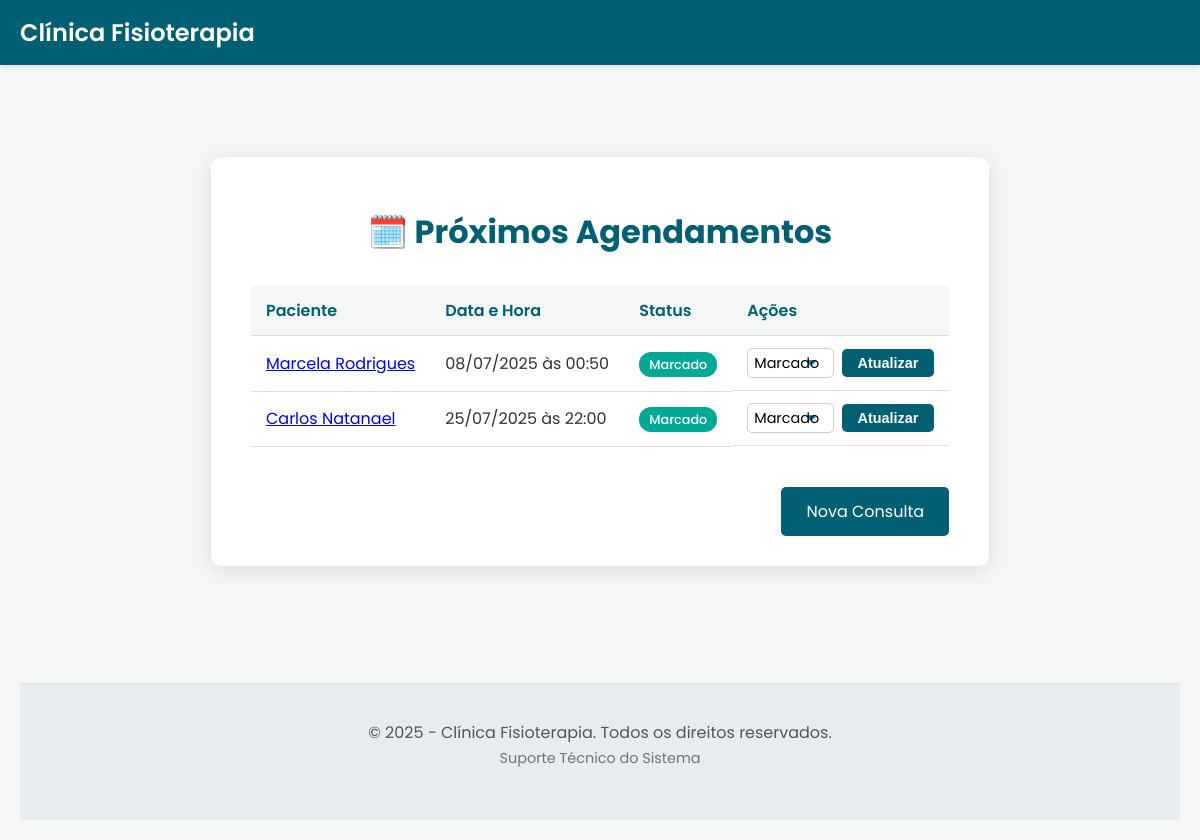
Page /agendamentos on the earlier database version.
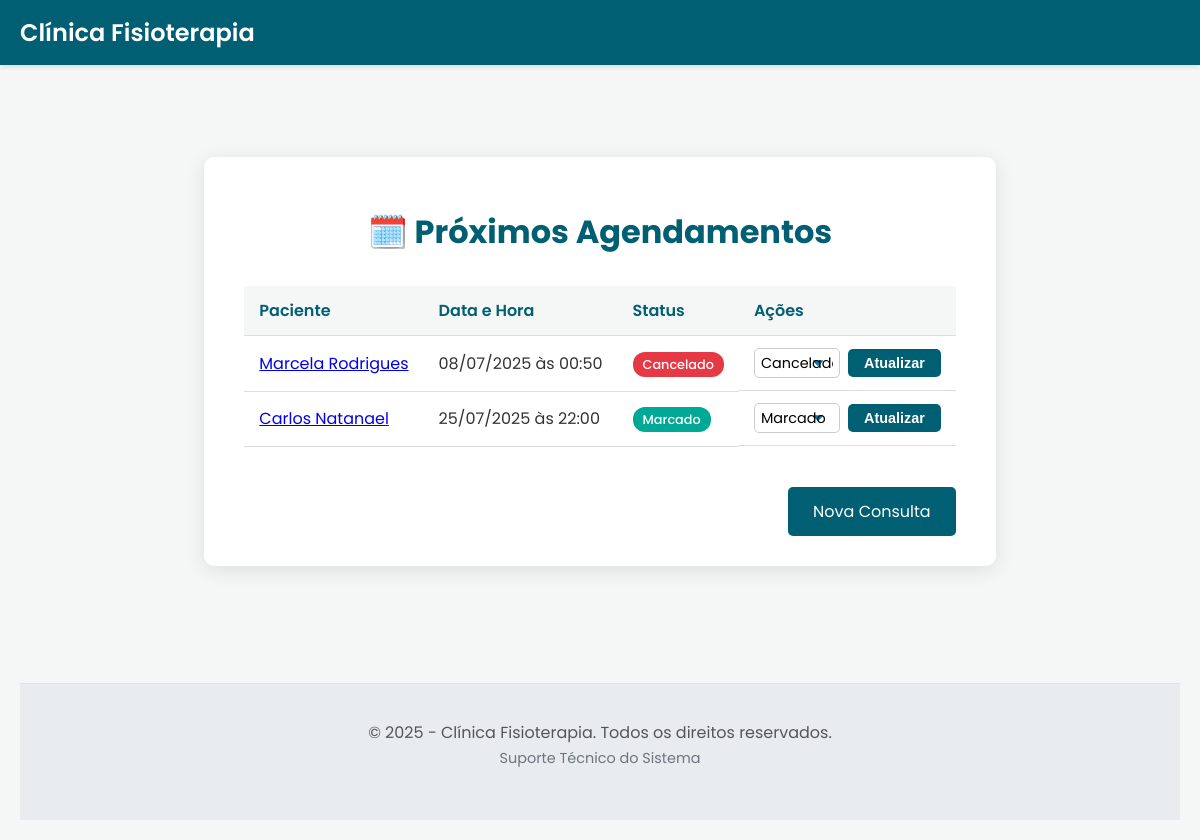
Same page on the later database version.
### tables this page shows
CREATE TABLE agendamentos (
        id INTEGER PRIMARY KEY AUTOINCREMENT,
        paciente_id INTEGER NOT NULL,
        data_hora TEXT NOT NULL,
        status TEXT NOT NULL,
        FOREIGN KEY (paciente_id) REFERENCES pacientes (id) ON DELETE CASCADE
    );

CREATE TABLE pacientes (
        id INTEGER PRIMARY KEY AUTOINCREMENT,
        nome TEXT NOT NULL,
        data_nascimento TEXT NOT NULL,
        email TEXT NOT NULL,
        telefone TEXT NOT NULL,
        endereco TEXT,
        plano_saude TEXT,
        data_cadastro TIMESTAMP DEFAULT CURRENT_TIMESTAMP
    );

### app.py (the view)
@app.route('/agendamentos')
def ver_agendamentos():
    db = get_db()
    query = """
        SELECT
            agendamentos.id,
            agendamentos.data_hora,
            agendamentos.status,
            pacientes.id as paciente_id,
            pacientes.nome as paciente_nome
        FROM agendamentos
        JOIN pacientes ON agendamentos.paciente_id = pacientes.id
        ORDER BY agendamentos.data_hora
    """
    agendamentos = db.execute(query).fetchall()
    agendamentos_formatados = []
    for ag in agendamentos:
        agendamento_dict = dict(ag) # Converte a Row para um dicionário
        agendamento_dict['data_hora_formatada'] = datetime.fromisoformat(ag['data_hora']).strftime('%d/%m/%Y às %H:%M')
        agendamentos_formatados.append(agendamento_dict)
    return render_template('agendamentos.html', agendamentos=agendamentos_formatados)

### app.py (called while the page is built)
def get_db():
    db = getattr(g, '_database', None)
    if db is None:
        db = g._database = sqlite3.connect(DATABASE)
        db.row_factory = sqlite3.Row
    return db

@app.teardown_appcontext
def close_connection(exception):
    db = getattr(g, '_database', None)
    if db is not None:
        db.close()

### templates/agendamentos.html (shortened to what this page needs)
{% extends "base.html" %}
{% block content %}
<div class="container-large">
    <h1>🗓️ Próximos Agendamentos</h1>
    <div class="table-wrapper">
        <table>
            <thead>
                <tr>
                    <th>Paciente</th>
                    <th>Data e Hora</th>
                    <th>Status</th>
                    <th>Ações</th>
                </tr>
            </thead>
            <tbody>
                {% for agendamento in agendamentos %}
                <tr>
                    <td>
                        <a href="{{ url_for('ver_paciente', id=agendamento['paciente_id']) }}">{{ agendamento['paciente_nome'] }}</a>
                    </td>
                    <td>{{ agendamento['data_hora_formatada'] }}</td>
                    <td>
                        <span class="status-badge status-{{ agendamento['status'] | lower }}">{{ agendamento['status'] }}</span>
                    </td>
                    <td class="actions">
                        <form class="status-form" action="{{ url_for('atualizar_status_agendamento', id=agendamento['id']) }}" method="post">
                            <select name="status">
                                <option value="Marcado" {% if agendamento['status'] == 'Marcado' %}selected{% endif %}>Marcado</option>
                                <option value="Cancelado" {% if agendamento['status'] == 'Cancelado' %}selected{% endif %}>Cancelado</option>
                            </select>
                            <button type="submit" class="btn-action btn-update">Atualizar</button>
                        </form>
                    </td>
                </tr>
                {% else %}
                <tr>
                    <td colspan="4" style="text-align: center;">Nenhum agendamento encontrado.</td>
                </tr>
                {% endfor %}
            </tbody>
        </table>
    </div>
    <div class="actions-footer">
        <a href="{{ url_for('agendar_consulta') }}" class="btn-voltar">Nova Consulta</a>
    </div>
</div>
{% endblock %}

### templates/base.html (shortened to what this page needs)
<!DOCTYPE html>
<html lang="pt-br">
<head>
    <link rel="stylesheet" href="{{ url_for('static', filename='css/style.css') }}">
</head>
<body>
    <nav class="navbar">
        <div class="navbar-container">
            <a href="{{ url_for('home') }}" class="navbar-brand">Clínica Fisioterapia</a>
        </div>
    </nav>
    <main class="main-content">
        {% block content %}{% endblock %}
    </main>
    <footer class="footer">
        <p>
            &copy; 2025 - Clínica Fisioterapia. Todos os direitos reservados.
            <br>
            <a href="{{ url_for('suporte') }}" class="footer-link">Suporte Técnico do Sistema</a>
        </p>
    </footer>
</body>
</html>

### static/css/style.css (style rules this page uses)
body { font-family: 'Poppins', sans-serif; background-color: #f4f7f6; color: #333; margin: 0; padding: 20px; display: flex; justify-content: center; flex-direction: column; align-items: center; min-height: 100vh; }
h1 { color: #005f73; text-align: center; margin-bottom: 10px; }
p { text-align: center; margin-bottom: 30px; color: #555; }
button { width: 100%; padding: 15px; background-color: #00a896; border: none; border-radius: 5px; color: white; font-size: 1.1rem; font-weight: 600; cursor: pointer; transition: background-color 0.3s; }
.btn-voltar { display: inline-block; margin-top: 20px; padding: 12px 25px; background-color: #005f73; color: white; text-decoration: none; border-radius: 5px; transition: background-color 0.3s; }
.navbar { width: 100%; background-color: #005f73; padding: 15px 0; box-shadow: 0 2px 5px rgba(0,0,0,0.1); position: fixed; top: 0; left: 0; z-index: 1000; }
.navbar-container { max-width: 1200px; margin: 0 auto; padding: 0 20px; }
.navbar-brand { color: #ffffff; text-decoration: none; font-size: 1.5rem; font-weight: 600; }
.main-content { padding-top: 100px; padding-bottom: 80px; }
.footer { width: 100%; background-color: #e9ecef; color: #6c757d; text-align: center; padding: 20px 0; border-top: 1px solid #dee2e6; position: relative; bottom: 0; }
main.main-content { flex-grow: 1; display: flex; justify-content: center; align-items: center; }
.container-large { max-width: 1000px; width: 100%; background-color: #fff; padding: 30px 40px; border-radius: 10px; box-shadow: 0 4px 20px rgba(0, 0, 0, 0.1); }
.table-wrapper { overflow-x: auto; }
table { width: 100%; border-collapse: collapse; margin-top: 20px; }
th, td { padding: 12px 15px; text-align: left; border-bottom: 1px solid #ddd; }
thead th { background-color: #f4f7f6; font-weight: 600; color: #005f73; }
td.actions { display: flex; gap: 10px; align-items: center; }
.btn-action { padding: 6px 12px; border: none; border-radius: 5px; color: white; text-decoration: none; cursor: pointer; font-size: 0.9rem; text-align: center; }
.actions-footer { text-align: right; margin-top: 20px; }
select { width: 100%; padding: 12px; border: 1px solid #ccc; border-radius: 5px; box-sizing: border-box; font-family: 'Poppins', sans-serif; font-size: 1rem; background-color: white; -webkit-appearance: none; -moz-appearance: none; appearance: none; background-repeat: no-repeat; background-position: right 1rem center; background-size: 0.65rem auto; }
.status-badge { background-color: #00a896; color: white; padding: 4px 8px; border-radius: 12px; font-size: 0.8rem; font-weight: 500; }
.footer-link { font-size: 0.9rem; color: #6c757d; text-decoration: none; }
.status-badge { color: white; padding: 4px 10px; border-radius: 12px; font-size: 0.8rem; font-weight: 500; text-transform: capitalize; }
.status-badge.status-marcado { background-color: #00a896; }
.status-badge.status-cancelado { background-color: #e63946; }
.status-form { display: flex; gap: 8px; align-items: center; }
.status-form select { padding: 6px; font-size: 0.9rem; border-radius: 5px; border: 1px solid #ccc; }
.btn-update { background-color: #005f73; font-size: 0.9rem; }

Differences in the rows shown:
changed agendamentos "Marcela Rodrigues": status "Marcado" → "Cancelado"
